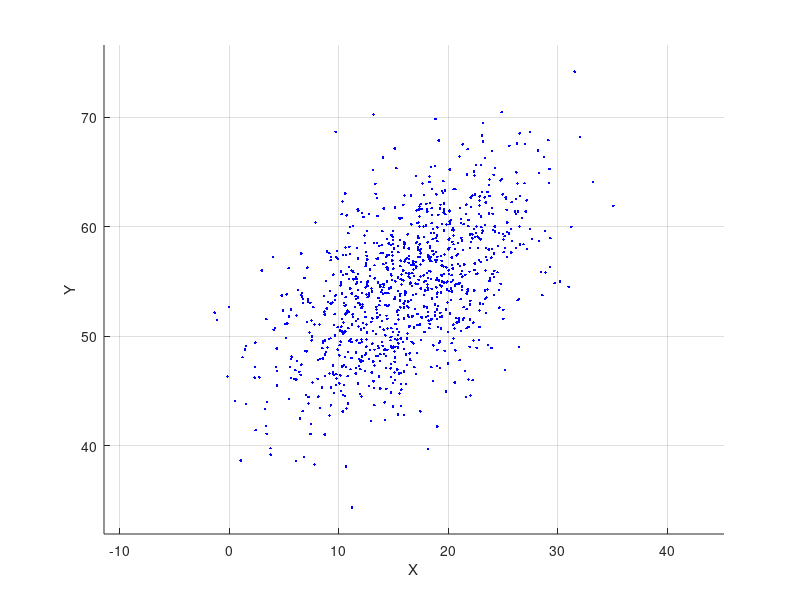
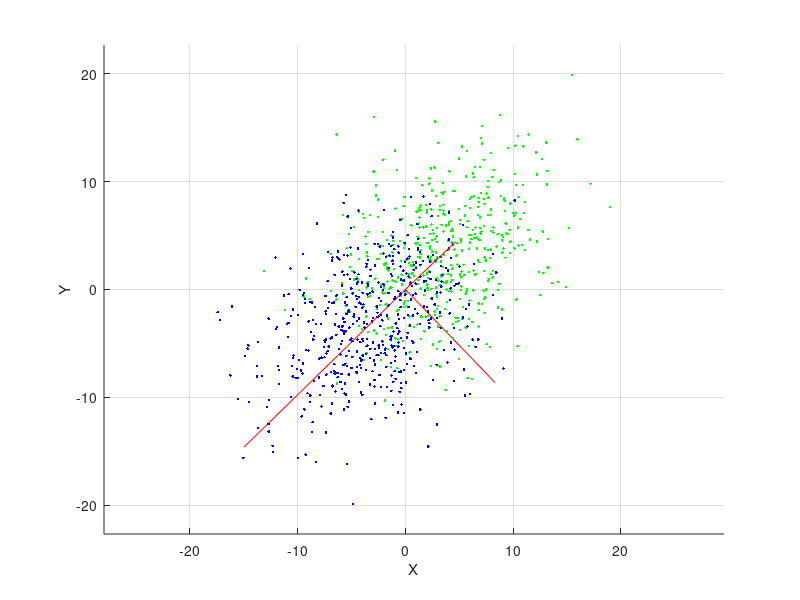
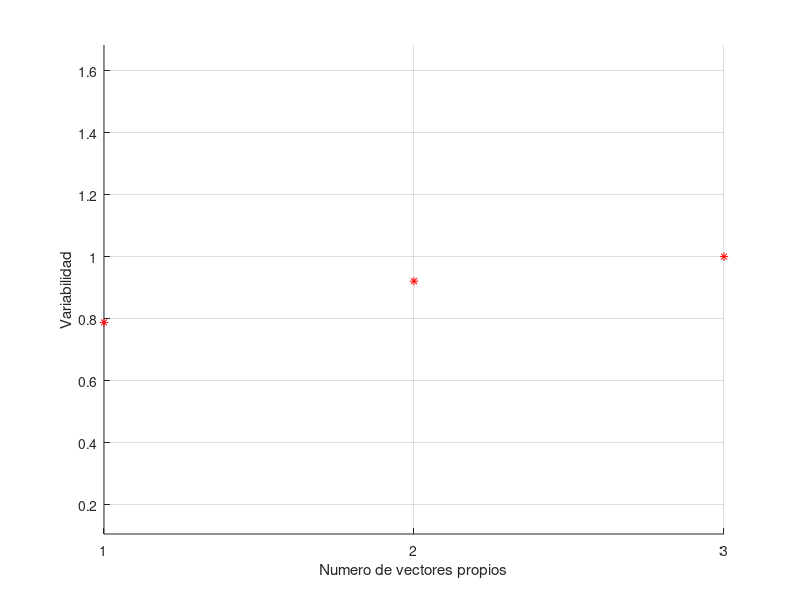
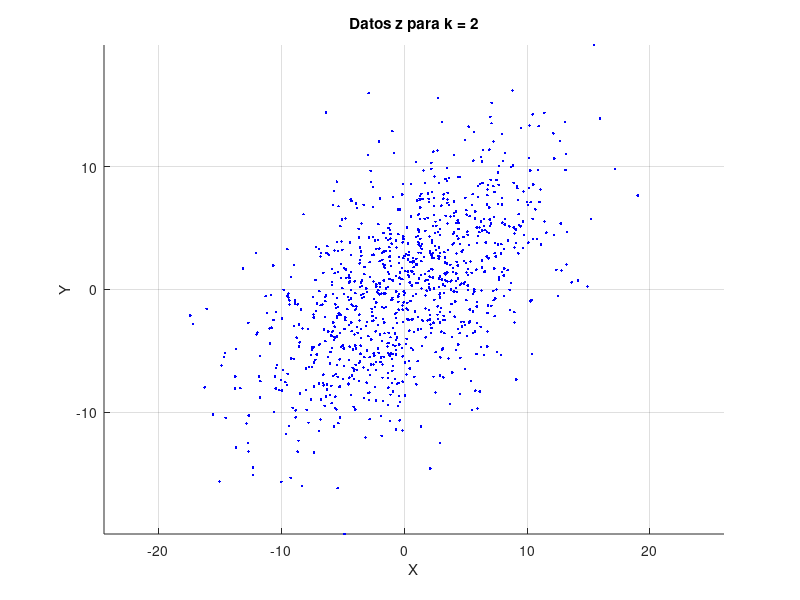

MATLAB code for these plots, in order:
%% Practica 6.1: PCA
clc
clear all
close all

% Leer los datos originales en la variable X
load P61

% Graficar los datos originales
figure(1);
axis equal;
grid on;
hold on;
plot3(X(:,1),X(:,2),X(:,3),'b.');
xlabel ('X');
ylabel ('Y');
zlabel ('Z');
pause;
close all


% Estandarizar los datos (solo hace falta centrarlos)
medias = mean(X);
M = size(X,1);
for line=1:M
    X(line,:)=X(line,:)-medias;
end

% Graficar los datos centrados
figure(2);
axis equal;
grid on;
hold on;
plot3(X(:,1),X(:,2),X(:,3),'b.');
xlabel ('X');
ylabel ('Y');
zlabel ('Z');
pause;

% Calcular la matrix de covarianza muestral de los datos centrados
covMatrix = 1/(M-1)*(X'*X);

% Aplicar PCA para obtener los vectores propios y valores propios
[U, A]=eig(covMatrix);

% Ordenar los vectores y valores propios de mayor a menor valor propio
[d,ind] = sort(diag(A),'descend');
A = A(ind,ind);
U = U(:,ind);

% Graficar en color rojo cada vector propio * 3 veces la raiz de su 
% correspondiente valor propio
R=U*(3*sqrt(A));

figure(2);
axis equal;
grid on;
hold on;
plot3([0 0 0; R(1,1), R(1,2), R(1,3)], [0 0 0; R(2,1), R(2,2), R(2,3)], [0 0 0; R(3,1), R(3,2), R(3,3)], 'r-')
xlabel ('X');
ylabel ('Y');
zlabel ('Z');
pause;

% Graficar la variabilidad que se mantiene si utilizas los tres primeros
% vectores propios, los dos primeros, o solo el primer vector propio
figure(3);
axis equal;
grid on;
hold on;
diagonal=diag(A);
for i=1:size(diagonal,1)
    variabilidad(i)=sum(diagonal(1:i))/sum(diagonal);
end
plot(1:size(diagonal), variabilidad, 'r*');
set(gca, 'XTick', 1:size(diagonal))
xlabel ('Numero de vectores propios');
ylabel ('Variabilidad');
pause;

% Aplicar PCA para reducir las dimensiones de los datos y mantener al menos
% el 90% de la variabilidad (k=2)
bestK=size(diagonal,1);
for i=1:size(diagonal,1)
    variabilidad(i)=sum(diagonal(1:i))/sum(diagonal);
    if (variabilidad(i)>=0.9) && (i<bestK)
        bestK=i;
    end
end
Upca=U(:,2:3);
unitarios=[1 0; 0 1; 0 0];
Z=X*unitarios;

% Graficar aparte los datos z proyectados segun el resultado anterior
figure(4);
axis equal;
grid on;
hold on;
title(sprintf('Datos z para k = %g',bestK));
plot(Z(:,1),Z(:,2),'b.');
xlabel ('X');
ylabel ('Y');
zlabel ('Z');
pause;

% Graficar en verde los datos reproyectados \hat{x} en la figura original
xhat=Z*unitarios';
figure(2);
axis equal;
grid on;
hold on;
plot3(xhat(:,1),xhat(:,2),xhat(:,3),'g.');
xlabel ('X');
ylabel ('Y');
zlabel ('Z');